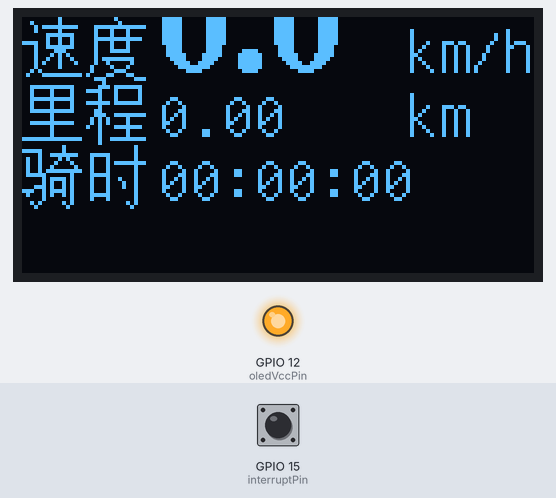
Bench run of a sketch on a simulated ESP8266 (NodeMCU). Shown: 128×64 one-colour display, output pins drawn as LEDs (lit = HIGH). The inputs (shaded band) are chosen by the test bench; at power-on: GPIO 15 (interruptPin) LOW. What the sketch prints to the serial monitor is not drawn.

Above: at 0.1 s.
At 1.2 s:
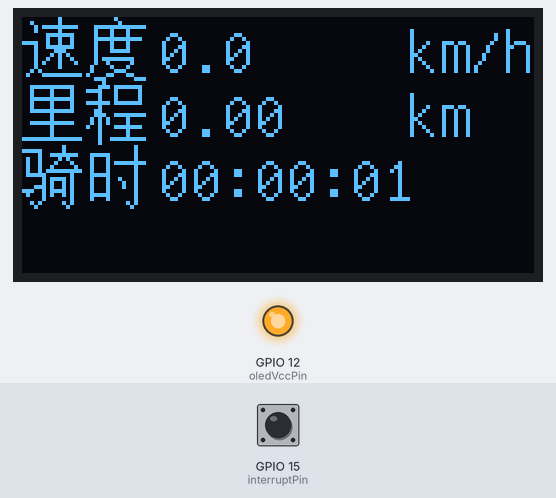
1.3 s: GPIO 15 (interruptPin) pulled HIGH for 0.15 s
At 32.4 s:
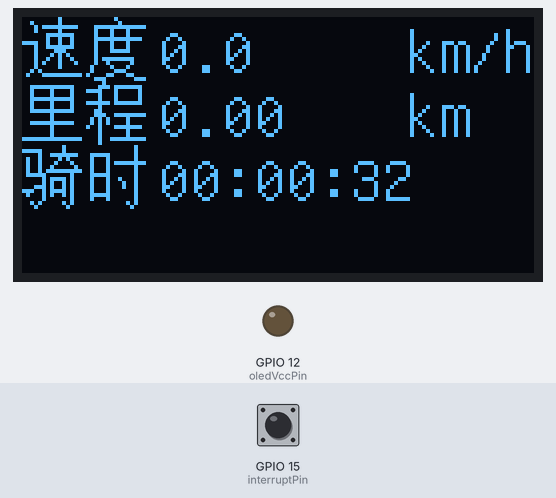
Timing chart, 0 to 33.9 s (numbered marks = the images above; inputs shaded):
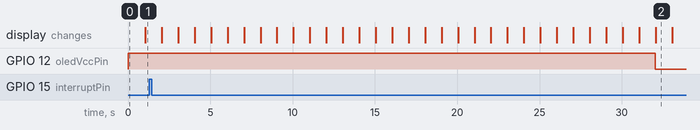

The sketch:

ESP-8266.ino
```cpp
#include <U8g2lib.h>
#include <ESP8266WiFi.h>

static const uint8_t PROGMEM su[] = {
  /*--  文字:  速  --*/
  /*--  宋体9;  此字体下对应的点阵为：宽x高=12x12   --*/
  /*--  高度不是8的倍数，现调整为：宽度x高度=12x16  --*/
  0x00, 0x02, 0x04, 0x02, 0xE8, 0x3F, 0x08, 0x02, 0xC0, 0x1F, 0x40, 0x12, 0x4F, 0x12, 0xC8, 0x1F,
  0x08, 0x07, 0x88, 0x0A, 0x48, 0x12, 0x28, 0x22, 0x08, 0x02, 0x14, 0x00, 0xE2, 0x7F, 0x00, 0x00
};

static const uint8_t PROGMEM du[] = {
  /*--  文字:  度  --*/
  /*--  宋体9;  此字体下对应的点阵为：宽x高=12x12   --*/
  /*--  高度不是8的倍数，现调整为：宽度x高度=12x16  --*/
  0x80, 0x00, 0x00, 0x01, 0xFC, 0x7F, 0x44, 0x04, 0x44, 0x04, 0xFC, 0x3F, 0x44, 0x04, 0x44, 0x04,
  0xC4, 0x07, 0x04, 0x00, 0xF4, 0x0F, 0x24, 0x08, 0x42, 0x04, 0x82, 0x03, 0x61, 0x0C, 0x1C, 0x70
};

static const uint8_t PROGMEM li[] = {
  /*--  文字:  里  --*/
  /*--  宋体12;  此字体下对应的点阵为：宽x高=16x16   --*/
  0x00, 0x00, 0xFC, 0x1F, 0x84, 0x10, 0x84, 0x10, 0xFC, 0x1F, 0x84, 0x10, 0x84, 0x10, 0xFC, 0x1F,
  0x80, 0x00, 0x80, 0x00, 0xFC, 0x1F, 0x80, 0x00, 0x80, 0x00, 0x80, 0x00, 0xFF, 0x7F, 0x00, 0x00
};

static const uint8_t PROGMEM cheng[] = {
  /*--  文字:  程  --*/
  /*--  宋体12;  此字体下对应的点阵为：宽x高=16x16   --*/
  0x10, 0x00, 0xB8, 0x3F, 0x8F, 0x20, 0x88, 0x20, 0x88, 0x20, 0xBF, 0x3F, 0x08, 0x00, 0x0C, 0x00,
  0x9C, 0x7F, 0x2A, 0x04, 0x2A, 0x04, 0x89, 0x3F, 0x08, 0x04, 0x08, 0x04, 0xC8, 0x7F, 0x08, 0x00
};

static const uint8_t PROGMEM qi[] = {
  /*--  文字:  骑  --*/
  /*--  宋体12;  此字体下对应的点阵为：宽x高=16x16   --*/
  0x00, 0x04, 0x1F, 0x04, 0x90, 0x3F, 0x12, 0x0A, 0x12, 0x11, 0x92, 0x20, 0xD2, 0x7F, 0x3E, 0x10,
  0xA0, 0x17, 0xA0, 0x14, 0xB8, 0x14, 0xA7, 0x17, 0xA2, 0x14, 0x20, 0x10, 0x14, 0x14, 0x08, 0x08
};

static const uint8_t PROGMEM shi[] = {
  /*--  文字:  时  --*/
  /*--  宋体12;  此字体下对应的点阵为：宽x高=16x16   --*/
  0x00, 0x10, 0x00, 0x10, 0x3E, 0x10, 0x22, 0x10, 0xA2, 0x7F, 0x22, 0x10, 0x22, 0x10, 0x3E, 0x10,
  0x22, 0x11, 0x22, 0x12, 0x22, 0x12, 0x22, 0x10, 0x3E, 0x10, 0x22, 0x10, 0x00, 0x14, 0x00, 0x08
};

// *rotation, clock, data, cs, dc, reset
// 老8266 + 老屏幕
// U8G2_UC1701_MINI12864_F_4W_SW_SPI u8g(U8G2_R0, 16, 15, 13, 14, 12);
// 新8266 + OLED
// U8G2_SSD1306_128X64_NONAME_2_4W_HW_SPI u8g(U8G2_R0, 4, 5, 3);
U8G2_SSD1306_128X64_NONAME_F_4W_HW_SPI u8g(U8G2_R0, 4, 5, 3);

const int cycleDistance = 2065;  // 轮子一圈长度，毫米
const int interruptPin = 15;     // 按键位置
const int oledVccPin = 12;


unsigned long lastLoopTime = 0;
unsigned long lastInterruptTime = 0;  // 上次按键触发时间
unsigned long totalDistance = 0;      // 总里程，毫米
char speedValue[10] = "0.0";

void setup() {
  Serial.begin(9600);
  Serial.println("setup...");
  u8g.begin();
  u8g.setFont(u8g2_font_ncenB24_tr);
  attachInterrupt(digitalPinToInterrupt(interruptPin), interrupt, RISING);
  Serial.println("setup finish");
  WiFi.mode(WIFI_OFF);
  WiFi.forceSleepBegin();
  pinMode(oledVccPin, OUTPUT);
  digitalWrite(oledVccPin, HIGH);
}

void loop(void) {
  lastLoopTime = millis();
  if (lastLoopTime - lastInterruptTime > 5000) {
    dtostrf(0, 3, 1, speedValue);
  }
  if (lastLoopTime - lastInterruptTime > 30000) {
    digitalWrite(oledVccPin, LOW);
  }
  if (lastLoopTime - lastInterruptTime > 60000) {
    sleep();
  }
  second();
  delay(1000 - (lastLoopTime % 1000));
}

void second(void) {
  draw();
}

void sleep(void) {
  u8g.clearBuffer();
  u8g.sendBuffer();
  digitalWrite(oledVccPin, LOW);
  ESP.deepSleep(0);
}

void draw(void) {
  u8g.clearBuffer();  // clear the internal memory
  // 第一行文本
  u8g.drawXBMP(0, 0, 16, 16, su);
  u8g.drawXBMP(16, 0, 16, 16, du);
  // // 速度值
  u8g.drawStr(34, 14, speedValue);
  // // 单位
  u8g.setFont(u8g_font_unifont);
  u8g.drawStr(96, 14, "km/h");

  // // 第二行文本
  u8g.drawXBMP(0, 16, 16, 16, li);
  u8g.drawXBMP(16, 16, 16, 16, cheng);
  // // 里程值
  char tmp[10] = "";
  dtostrf(((double)totalDistance / 1000000), 3, 2, tmp);
  u8g.drawStr(34, 30, tmp);
  u8g.setFont(u8g_font_unifont);
  // // 单位
  u8g.drawStr(96, 30, "km");

  // // 第三行文本
  u8g.drawXBMP(0, 32, 16, 16, qi);
  u8g.drawXBMP(16, 32, 16, 16, shi);
  // // 骑时
  long a1 = lastLoopTime / 1000;
  int second = a1 % 3600 % 60;
  int minute = a1 % 3600 / 60;
  int hour = a1 / 3600;
  char buffer[40];
  sprintf(buffer, "%02d:%02d:%02d", hour, minute, second);
  u8g.drawStr(34, 46, buffer);
  u8g.sendBuffer();
}

const unsigned long debounceDelay = 200;
byte timestampIndex = 0;
unsigned long timeArray[] = { 0, 0, 0, 0, 0 };
// 使用长整型变量
unsigned long lastDebounceTime = 0;  // 上次按键触发时间

IRAM_ATTR void interrupt() {
  digitalWrite(oledVccPin, HIGH);
  lastInterruptTime = millis();
  if (lastInterruptTime - lastDebounceTime > debounceDelay) {
    totalDistance = totalDistance + cycleDistance;
    lastDebounceTime = lastInterruptTime;
    timeArray[timestampIndex % 5] = lastInterruptTime;
    // mm / ms
    long lastTimeInArray = timeArray[(timestampIndex + 1) % 5];
    if (lastTimeInArray > 0) {
      double speed = ((double)cycleDistance * 4) / (lastInterruptTime - lastTimeInArray);
      dtostrf((speed * 36 / 10), 3, 1, speedValue);
    }
    timestampIndex++;
  }
  Serial.println(speedValue);
}
```

Measured:
- after the input at 1.3 s, GPIO 12 (oledVccPin): HIGH → LOW after 30.7 s instead of 28.7 s
